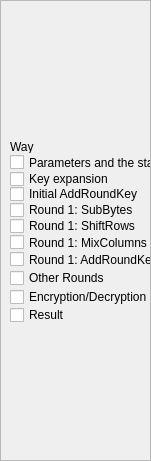
       <widget class="QFrame" name="fr_eaesl">
        <property name="geometry">
         <rect>
          <x>0</x>
          <y>30</y>
          <width>151</width>
          <height>461</height>
         </rect>
        </property>
        <property name="frameShape">
         <enum>QFrame::StyledPanel</enum>
        </property>
        <property name="frameShadow">
         <enum>QFrame::Raised</enum>
        </property>
        <widget class="QLabel" name="lbl_eaesl_way">
         <property name="geometry">
          <rect>
           <x>10</x>
           <y>140</y>
           <width>47</width>
           <height>13</height>
          </rect>
         </property>
         <property name="text">
          <string>Way</string>
         </property>
        </widget>
        <widget class="QCheckBox" name="chbx_eaesl1">
         <property name="geometry">
          <rect>
           <x>10</x>
           <y>154</y>
           <width>141</width>
           <height>17</height>
          </rect>
         </property>
         <property name="text">
          <string>Parameters and the state</string>
         </property>
        </widget>
        <widget class="QCheckBox" name="chbx_eaesl2">
         <property name="geometry">
          <rect>
           <x>10</x>
           <y>169</y>
           <width>141</width>
           <height>20</height>
          </rect>
         </property>
         <property name="text">
          <string>Key expansion</string>
         </property>
        </widget>
        <widget class="QCheckBox" name="chbx_eaesl4">
         <property name="geometry">
          <rect>
           <x>10</x>
           <y>200</y>
           <width>141</width>
           <height>20</height>
          </rect>
         </property>
         <property name="text">
          <string>Round 1: SubBytes</string>
         </property>
        </widget>
        <widget class="QCheckBox" name="chbx_eaesl3">
         <property name="geometry">
          <rect>
           <x>10</x>
           <y>186</y>
           <width>141</width>
           <height>16</height>
          </rect>
         </property>
         <property name="text">
          <string>Initial AddRoundKey</string>
         </property>
        </widget>
        <widget class="QCheckBox" name="chbx_eaesl6">
         <property name="geometry">
          <rect>
           <x>10</x>
           <y>232</y>
           <width>141</width>
           <height>21</height>
          </rect>
         </property>
         <property name="text">
          <string>Round 1: MixColumns</string>
         </property>
        </widget>
        <widget class="QCheckBox" name="chbx_eaesl5">
         <property name="geometry">
          <rect>
           <x>10</x>
           <y>216</y>
           <width>141</width>
           <height>20</height>
          </rect>
         </property>
         <property name="text">
          <string>Round 1: ShiftRows</string>
         </property>
        </widget>
        <widget class="QCheckBox" name="chbx_eaesl7">
         <property name="geometry">
          <rect>
           <x>10</x>
           <y>249</y>
           <width>141</width>
           <height>21</height>
          </rect>
         </property>
         <property name="text">
          <string>Round 1: AddRoundKey</string>
         </property>
        </widget>
        <widget class="QCheckBox" name="chbx_eaesl8">
         <property name="geometry">
          <rect>
           <x>10</x>
           <y>270</y>
           <width>141</width>
           <height>16</height>
          </rect>
         </property>
         <property name="text">
          <string>Other Rounds</string>
         </property>
        </widget>
        <widget class="QCheckBox" name="chbx_eaesl9">
         <property name="geometry">
          <rect>
           <x>10</x>
           <y>289</y>
           <width>141</width>
           <height>16</height>
          </rect>
         </property>
         <property name="text">
          <string>Encryption/Decryption</string>
         </property>
        </widget>
        <widget class="QCheckBox" name="chbx_eaesl10">
         <property name="geometry">
          <rect>
           <x>10</x>
           <y>307</y>
           <width>141</width>
           <height>16</height>
          </rect>
         </property>
         <property name="text">
          <string>Result</string>
         </property>
        </widget>
       </widget>
